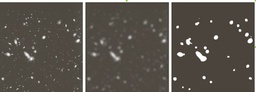
//> input picture Example1.jpg, 256 x 92 px, shrunk from 1073 x 384 before the run
$ ./test_kmeans Example1.jpg   (built with g++ and OpenCV 4)
//> lines starting //> are read from the running program, lines starting //| are printed output that depends on the picture
#include <iostream>
#include "opencv2/core/core.hpp"
#include "opencv2/highgui/highgui.hpp"
#include "opencv2/imgproc/imgproc.hpp"
#include <fstream>
#include <iomanip>
#include <algorithm>
#include <math.h>
#include <vector>
#include <random>

using namespace cv;
using namespace std;

ofstream my_file("k_means.data");

bool compareByvalue(const pair<int,int> &a, const pair<int,int> & b){
    return a.first < b.first ;
}

void print( Mat& image_src, vector<pair<int,int>>& v_pair ){
	for( int i = 0 ; i < v_pair.size() ; ++i){
		cout << v_pair[i].first << "\t" << v_pair[i].second << "\t" << (int)image_src.at<uchar>(v_pair[i].first, v_pair[i].second) << endl;
	}
}

void print( vector<pair<int,int>>& v_pair ){
	for( int i = 0 ; i < v_pair.size() ; ++i){
		cout << v_pair[i].first << "\t" << v_pair[i].second << endl;
	}
}

void getdim( Mat& image_src ){
	cout << image_src.rows << " x " << image_src.cols << endl;
}

int eucl_dstance( int x1, int x2 ){
	return sqrt( pow(x1-x2,2) );
}

void elim_duplicated( vector<pair<int,int>>& v_pair, vector<pair<int,int>>& result ){


	//print( v_pair );

	//sort( v_pair.begin(), v_pair.end(), compareByvalue );

	cout << "initial size : " << v_pair.size() << endl;

	//print( v_pair );

	//while(true);

	for( int i = 0 ; i < v_pair.size() - 1 ; ++i ){
		if(! ((v_pair[i].first == v_pair[i+1].first) && (v_pair[i].second == v_pair[i+1].second)) ){
			result.push_back( pair<int,int>( v_pair[i].first, v_pair[i].second) );
		}
	}

	if(! ((v_pair[v_pair.size()-1].first == v_pair[v_pair.size()-2].first) && (v_pair[v_pair.size()-1].second == v_pair[v_pair.size()-2].second)) ){
			result.push_back( pair<int,int>( v_pair[v_pair.size()-1].first, v_pair[v_pair.size()-1].second) );
	}

	cout << "final size : " << result.size() << endl;
}

void test_elimduplicated(){
	vector<pair<int,int>> v_pair;
	vector<pair<int,int>> result;

	for( int i = 0 ; i < 10 ; ++i){
		for( int j = 0 ; j < 10 ; ++j){
			v_pair.push_back( pair<int,int>(i,j));
		}
	}

	print( v_pair );

	elim_duplicated( v_pair, result );

	print( result );
}

int main(int argc, char** argv ){

    Mat image_src = imread( argv[1], 0); // 0, grayscale  >0, color
//> image_src: 92 rows x 256 cols, CV_8UC1; min 38, max 255, mean 86

    getdim( image_src );	//print dimensions of image
//| 92 x 256

    int k = 4;				//k-means

    int niter = 50;			//# iterations

    int error = 1;		//error

   	//Random positions of k points
   	default_random_engine rng( random_device{}() );
    uniform_int_distribution<int> dist( 0, image_src.rows );
    //default_random_engine rng( random_device{}() );
    uniform_int_distribution<int> dist2( 0, image_src.cols );

    vector<pair<int,int>> kpositions;	//position of k points

    vector< vector<pair<int,int>>> neighborhood( k );	//neighboorhod of k points considering error
    vector< vector<pair<int,int>>> norep_neighborhood;	//neighboorhod without repeated points

    //Filling kpositions with k points
	for( int i = 0 ; i < k ; ++i){
		kpositions.push_back( pair<int,int>( dist(rng) , dist2(rng) ) );
	}

	print( image_src, kpositions );	//print k points and values
//> the loop in print, `for( int i = 0 ; i < v_pair.size() ; ++i)` made 4 passes
//| 78	22	74
//| 8	13	72
//| 76	9	74
//| 5	124	71

    time_t timer = time(0);

    int cont = 0;

	//for( int i = 0 ; i < niter ; ++i){
		for( int ik = 0 ; ik < kpositions.size() ; ++ik ){

			for( int x = 0; x < image_src.rows; ++x){
				for( int y = 0 ; y < image_src.cols; ++y){
					//cout << x << "\t" << y << endl;

					if( eucl_dstance( int( image_src.at<uchar>(kpositions[ ik ].first,kpositions[ ik ].second)) , int(image_src.at<uchar>(x,y))) < error ){
						//cout << int(image_src.at<uchar>(x,y)) << "\t" << int( image_src.at<uchar>(kpositions[ ik ].first,kpositions[ ik ].second) ) << "\t";
						//cout << eucl_dstance( int( image_src.at<uchar>(kpositions[ ik ].first,kpositions[ ik ].second)) , int(image_src.at<uchar>(x,y))) << endl;
						neighborhood[ ik ].push_back( pair<int,int>(x,y) );
						cont++ ;
					}
				}
			}
		}
//> this loop made 4 passes
//> cont on passes 1 to 4: 2439, 3064, 5503, 6080
//> after the loop, cont = 6080
	//}

	cout << "total number of points inserted in neighborhood: " <<cont << endl;
//| total number of points inserted in neighborhood: 6080

	//Elimination of repeated points
	for( int ik = 0 ; ik < kpositions.size() ; ++ik ){
		vector<pair<int,int>> result;
		elim_duplicated( neighborhood[ ik ], result );
		norep_neighborhood.push_back( result );
	}

	neighborhood = norep_neighborhood;

	time_t timer2 = time(0);
    cout <<"Tiempo total: " << difftime(timer2, timer) << endl;

	vector<int> mean_values;

	cout << "neighborhood's size " << neighborhood.size() << endl;
//| neighborhood's size 4

	timer = time(0);
	for( int ik = 0 ; ik < neighborhood.size() ; ++ik ){
		int sum = 0;
		for( int jk = 0 ; jk < neighborhood[ik].size(); ++jk){
			sum += int(image_src.at<uchar>( neighborhood[ik][jk].first, neighborhood[ik][jk].second ));
			//cout << sum << endl;
			//cout << "neighborhood" << jk << "'s size " << neighborhood[jk].size() << endl;
		}

		//cout << "neighborhood" << ik << "'s size " << neighborhood[ik].size() << endl;

		mean_values.push_back( sum / neighborhood[ik].size() );
	}
//> this loop made 4 passes
//> sum on passes 1 to 4: 180486, 45000, 180486, 40967


	for( int i = 0 ; i < k ; ++i){
		cout << mean_values[i] << endl;
	}
//> this loop made 4 passes
//| 74
//| 72
//| 74
//| 71

	timer2 = time(0);
    cout <<"Tiempo total: " << difftime(timer2, timer) << endl;


    Mat image_destiny = imread( argv[1], 0); // 0, grayscale  >0, color


   	timer = time(0);

	for( int ik = 0 ; ik < neighborhood.size() ; ++ik ){
		for( int jk = 0 ; jk < neighborhood[ik].size(); ++jk){
			for( int x = 0; x < image_src.rows; ++x){
				for( int y = 0 ; y < image_src.cols; ++y){
					// my_file << x << "\t" << neighborhood[ik][jk].first << "\t" << y << "\t" << neighborhood[ik][jk].second << endl;
					if( x == neighborhood[ik][jk].first && y == neighborhood[ik][jk].second ){
						my_file << x << "\t" << neighborhood[ik][jk].first << "\t" << y << "\t" << neighborhood[ik][jk].second << endl;
						image_destiny.at<uchar>(x,y) = 100;//int(image_src.at<uchar>( norep_neighborhood[ik][jk].first, norep_neighborhood[ik][jk].second ));
					}
					//else{
					//	image_destiny.at<uchar>(x,y) = 0;
					//}
				}
			}
		}
	}
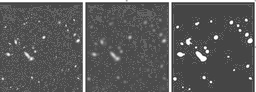
//> image_destiny: 92 rows x 256 cols, CV_8UC1; min 38, max 255, mean 90.1

	my_file.close();

	imwrite( "k_means.jpg", image_destiny );

	timer2 = time(0);
    cout <<"Tiempo total: " << difftime(timer2, timer) << endl;

	return 0;
}
